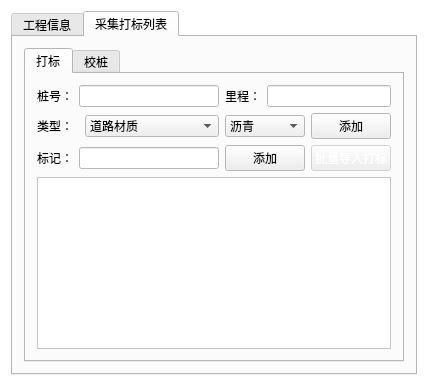
<?xml version="1.0" encoding="UTF-8"?>
<ui version="4.0">
 <class>projectView</class>
 <widget class="QWidget" name="projectView">
  <property name="geometry">
   <rect>
    <x>0</x>
    <y>0</y>
    <width>428</width>
    <height>386</height>
   </rect>
  </property>
  <property name="sizePolicy">
   <sizepolicy hsizetype="Preferred" vsizetype="Minimum">
    <horstretch>0</horstretch>
    <verstretch>0</verstretch>
   </sizepolicy>
  </property>
  <property name="palette">
   <palette>
    <active>
     <colorrole role="WindowText">
      <brush brushstyle="SolidPattern">
       <color alpha="255">
        <red>0</red>
        <green>0</green>
        <blue>0</blue>
       </color>
      </brush>
     </colorrole>
     <colorrole role="Dark">
      <brush brushstyle="SolidPattern">
       <color alpha="255">
        <red>255</red>
        <green>255</green>
        <blue>255</blue>
       </color>
      </brush>
     </colorrole>
     <colorrole role="Text">
      <brush brushstyle="SolidPattern">
       <color alpha="255">
        <red>0</red>
        <green>0</green>
        <blue>0</blue>
       </color>
      </brush>
     </colorrole>
     <colorrole role="ButtonText">
      <brush brushstyle="SolidPattern">
       <color alpha="255">
        <red>0</red>
        <green>0</green>
        <blue>0</blue>
       </color>
      </brush>
     </colorrole>
     <colorrole role="Base">
      <brush brushstyle="SolidPattern">
       <color alpha="255">
        <red>255</red>
        <green>255</green>
        <blue>255</blue>
       </color>
      </brush>
     </colorrole>
     <colorrole role="Window">
      <brush brushstyle="SolidPattern">
       <color alpha="255">
        <red>255</red>
        <green>255</green>
        <blue>255</blue>
       </color>
      </brush>
     </colorrole>
    </active>
    <inactive>
     <colorrole role="WindowText">
      <brush brushstyle="SolidPattern">
       <color alpha="255">
        <red>0</red>
        <green>0</green>
        <blue>0</blue>
       </color>
      </brush>
     </colorrole>
     <colorrole role="Dark">
      <brush brushstyle="SolidPattern">
       <color alpha="255">
        <red>255</red>
        <green>255</green>
        <blue>255</blue>
       </color>
      </brush>
     </colorrole>
     <colorrole role="Text">
      <brush brushstyle="SolidPattern">
       <color alpha="255">
        <red>0</red>
        <green>0</green>
        <blue>0</blue>
       </color>
      </brush>
     </colorrole>
     <colorrole role="ButtonText">
      <brush brushstyle="SolidPattern">
       <color alpha="255">
        <red>0</red>
        <green>0</green>
        <blue>0</blue>
       </color>
      </brush>
     </colorrole>
     <colorrole role="Base">
      <brush brushstyle="SolidPattern">
       <color alpha="255">
        <red>255</red>
        <green>255</green>
        <blue>255</blue>
       </color>
      </brush>
     </colorrole>
     <colorrole role="Window">
      <brush brushstyle="SolidPattern">
       <color alpha="255">
        <red>255</red>
        <green>255</green>
        <blue>255</blue>
       </color>
      </brush>
     </colorrole>
    </inactive>
    <disabled>
     <colorrole role="WindowText">
      <brush brushstyle="SolidPattern">
       <color alpha="255">
        <red>255</red>
        <green>255</green>
        <blue>255</blue>
       </color>
      </brush>
     </colorrole>
     <colorrole role="Dark">
      <brush brushstyle="SolidPattern">
       <color alpha="255">
        <red>255</red>
        <green>255</green>
        <blue>255</blue>
       </color>
      </brush>
     </colorrole>
     <colorrole role="Text">
      <brush brushstyle="SolidPattern">
       <color alpha="255">
        <red>255</red>
        <green>255</green>
        <blue>255</blue>
       </color>
      </brush>
     </colorrole>
     <colorrole role="ButtonText">
      <brush brushstyle="SolidPattern">
       <color alpha="255">
        <red>255</red>
        <green>255</green>
        <blue>255</blue>
       </color>
      </brush>
     </colorrole>
     <colorrole role="Base">
      <brush brushstyle="SolidPattern">
       <color alpha="255">
        <red>255</red>
        <green>255</green>
        <blue>255</blue>
       </color>
      </brush>
     </colorrole>
     <colorrole role="Window">
      <brush brushstyle="SolidPattern">
       <color alpha="255">
        <red>255</red>
        <green>255</green>
        <blue>255</blue>
       </color>
      </brush>
     </colorrole>
    </disabled>
   </palette>
  </property>
  <property name="windowTitle">
   <string>projectView</string>
  </property>
  <layout class="QGridLayout" name="gridLayout_2">
   <item row="0" column="0">
    <widget class="QTabWidget" name="tabWidget">
     <property name="tabShape">
      <enum>QTabWidget::Rounded</enum>
     </property>
     <property name="currentIndex">
      <number>1</number>
     </property>
     <widget class="QWidget" name="tab">
      <property name="sizePolicy">
       <sizepolicy hsizetype="Fixed" vsizetype="Fixed">
        <horstretch>0</horstretch>
        <verstretch>0</verstretch>
       </sizepolicy>
      </property>
      <attribute name="title">
       <string>工程信息</string>
      </attribute>
      <layout class="QGridLayout" name="gridLayout">
       <item row="0" column="0">
        <layout class="QHBoxLayout" name="horizontalLayout_2">
         <property name="spacing">
          <number>6</number>
         </property>
         <item>
          <widget class="QLabel" name="label">
           <property name="sizePolicy">
            <sizepolicy hsizetype="Fixed" vsizetype="Preferred">
             <horstretch>0</horstretch>
             <verstretch>0</verstretch>
            </sizepolicy>
           </property>
           <property name="maximumSize">
            <size>
             <width>60</width>
             <height>16777215</height>
            </size>
           </property>
           <property name="text">
            <string>所在省会：</string>
           </property>
           <property name="alignment">
            <set>Qt::AlignCenter</set>
           </property>
          </widget>
         </item>
         <item>
          <widget class="QLineEdit" name="lineEdit">
           <property name="sizePolicy">
            <sizepolicy hsizetype="Fixed" vsizetype="Fixed">
             <horstretch>0</horstretch>
             <verstretch>0</verstretch>
            </sizepolicy>
           </property>
           <property name="maximumSize">
            <size>
             <width>80</width>
             <height>16777215</height>
            </size>
           </property>
           <property name="text">
            <string>湖北省</string>
           </property>
           <property name="alignment">
            <set>Qt::AlignCenter</set>
           </property>
           <property name="readOnly">
            <bool>true</bool>
           </property>
          </widget>
         </item>
        </layout>
       </item>
       <item row="0" column="1">
        <layout class="QHBoxLayout" name="horizontalLayout_6">
         <item>
          <widget class="QLabel" name="label_5">
           <property name="maximumSize">
            <size>
             <width>60</width>
             <height>16777215</height>
            </size>
           </property>
           <property name="text">
            <string>所在市区：</string>
           </property>
           <property name="alignment">
            <set>Qt::AlignCenter</set>
           </property>
          </widget>
         </item>
         <item>
          <widget class="QLineEdit" name="lineEdit_5">
           <property name="sizePolicy">
            <sizepolicy hsizetype="Fixed" vsizetype="Fixed">
             <horstretch>0</horstretch>
             <verstretch>0</verstretch>
            </sizepolicy>
           </property>
           <property name="maximumSize">
            <size>
             <width>80</width>
             <height>16777215</height>
            </size>
           </property>
           <property name="text">
            <string>武汉市</string>
           </property>
           <property name="alignment">
            <set>Qt::AlignCenter</set>
           </property>
           <property name="readOnly">
            <bool>true</bool>
           </property>
          </widget>
         </item>
        </layout>
       </item>
       <item row="1" column="0">
        <layout class="QHBoxLayout" name="horizontalLayout_3">
         <item>
          <widget class="QLabel" name="label_2">
           <property name="maximumSize">
            <size>
             <width>60</width>
             <height>16777215</height>
            </size>
           </property>
           <property name="text">
            <string>所在县区：</string>
           </property>
           <property name="alignment">
            <set>Qt::AlignCenter</set>
           </property>
          </widget>
         </item>
         <item>
          <widget class="QLineEdit" name="lineEdit_2">
           <property name="sizePolicy">
            <sizepolicy hsizetype="Fixed" vsizetype="Fixed">
             <horstretch>0</horstretch>
             <verstretch>0</verstretch>
            </sizepolicy>
           </property>
           <property name="maximumSize">
            <size>
             <width>80</width>
             <height>16777215</height>
            </size>
           </property>
           <property name="text">
            <string>洪山区</string>
           </property>
           <property name="alignment">
            <set>Qt::AlignCenter</set>
           </property>
           <property name="readOnly">
            <bool>true</bool>
           </property>
          </widget>
         </item>
        </layout>
       </item>
       <item row="1" column="1">
        <layout class="QHBoxLayout" name="horizontalLayout_7">
         <item>
          <widget class="QLabel" name="label_6">
           <property name="maximumSize">
            <size>
             <width>60</width>
             <height>16777215</height>
            </size>
           </property>
           <property name="text">
            <string>所在车道：</string>
           </property>
           <property name="alignment">
            <set>Qt::AlignCenter</set>
           </property>
          </widget>
         </item>
         <item>
          <widget class="QLineEdit" name="lineEdit_6">
           <property name="sizePolicy">
            <sizepolicy hsizetype="Fixed" vsizetype="Fixed">
             <horstretch>0</horstretch>
             <verstretch>0</verstretch>
            </sizepolicy>
           </property>
           <property name="maximumSize">
            <size>
             <width>80</width>
             <height>16777215</height>
            </size>
           </property>
           <property name="text">
            <string>1</string>
           </property>
           <property name="alignment">
            <set>Qt::AlignCenter</set>
           </property>
           <property name="readOnly">
            <bool>true</bool>
           </property>
          </widget>
         </item>
        </layout>
       </item>
       <item row="2" column="0">
        <layout class="QHBoxLayout" name="horizontalLayout_24">
         <item>
          <widget class="QLabel" name="label_3">
           <property name="maximumSize">
            <size>
             <width>60</width>
             <height>16777215</height>
            </size>
           </property>
           <property name="text">
            <string>车道编号：</string>
           </property>
           <property name="alignment">
            <set>Qt::AlignCenter</set>
           </property>
          </widget>
         </item>
         <item>
          <widget class="QLineEdit" name="lineEdit_3">
           <property name="sizePolicy">
            <sizepolicy hsizetype="Fixed" vsizetype="Fixed">
             <horstretch>0</horstretch>
             <verstretch>0</verstretch>
            </sizepolicy>
           </property>
           <property name="minimumSize">
            <size>
             <width>80</width>
             <height>0</height>
            </size>
           </property>
           <property name="maximumSize">
            <size>
             <width>80</width>
             <height>16777215</height>
            </size>
           </property>
           <property name="text">
            <string>00000000</string>
           </property>
           <property name="alignment">
            <set>Qt::AlignCenter</set>
           </property>
           <property name="readOnly">
            <bool>true</bool>
           </property>
          </widget>
         </item>
        </layout>
       </item>
       <item row="2" column="1">
        <layout class="QHBoxLayout" name="horizontalLayout_8">
         <item>
          <widget class="QLabel" name="label_7">
           <property name="maximumSize">
            <size>
             <width>60</width>
             <height>16777215</height>
            </size>
           </property>
           <property name="text">
            <string>道路名称：</string>
           </property>
           <property name="alignment">
            <set>Qt::AlignCenter</set>
           </property>
          </widget>
         </item>
         <item>
          <widget class="QLineEdit" name="lineEdit_7">
           <property name="sizePolicy">
            <sizepolicy hsizetype="Fixed" vsizetype="Fixed">
             <horstretch>0</horstretch>
             <verstretch>0</verstretch>
            </sizepolicy>
           </property>
           <property name="maximumSize">
            <size>
             <width>80</width>
             <height>16777215</height>
            </size>
           </property>
           <property name="text">
            <string>滨湖路藏龙</string>
           </property>
           <property name="alignment">
            <set>Qt::AlignCenter</set>
           </property>
           <property name="readOnly">
            <bool>true</bool>
           </property>
          </widget>
         </item>
        </layout>
       </item>
       <item row="3" column="0">
        <layout class="QHBoxLayout" name="horizontalLayout_15">
         <item>
          <widget class="QLabel" name="label_16">
           <property name="maximumSize">
            <size>
             <width>60</width>
             <height>16777215</height>
            </size>
           </property>
           <property name="text">
            <string>行驶里程：</string>
           </property>
           <property name="alignment">
            <set>Qt::AlignCenter</set>
           </property>
          </widget>
         </item>
         <item>
          <widget class="QLineEdit" name="lineEdit_14">
           <property name="sizePolicy">
            <sizepolicy hsizetype="Fixed" vsizetype="Fixed">
             <horstretch>0</horstretch>
             <verstretch>0</verstretch>
            </sizepolicy>
           </property>
           <property name="maximumSize">
            <size>
             <width>80</width>
             <height>16777215</height>
            </size>
           </property>
           <property name="text">
            <string>000000米</string>
           </property>
           <property name="alignment">
            <set>Qt::AlignCenter</set>
           </property>
           <property name="readOnly">
            <bool>true</bool>
           </property>
          </widget>
         </item>
        </layout>
       </item>
       <item row="3" column="1">
        <layout class="QHBoxLayout" name="horizontalLayout_9">
         <item>
          <widget class="QLabel" name="label_8">
           <property name="maximumSize">
            <size>
             <width>60</width>
             <height>16777215</height>
            </size>
           </property>
           <property name="text">
            <string>行车方向：</string>
           </property>
           <property name="alignment">
            <set>Qt::AlignCenter</set>
           </property>
          </widget>
         </item>
         <item>
          <widget class="QComboBox" name="comboBox">
           <property name="sizePolicy">
            <sizepolicy hsizetype="Fixed" vsizetype="Fixed">
             <horstretch>0</horstretch>
             <verstretch>0</verstretch>
            </sizepolicy>
           </property>
           <property name="maximumSize">
            <size>
             <width>80</width>
             <height>16777215</height>
            </size>
           </property>
           <property name="editable">
            <bool>false</bool>
           </property>
           <property name="currentText">
            <string>上行</string>
           </property>
           <property name="currentIndex">
            <number>0</number>
           </property>
           <item>
            <property name="text">
             <string>上行</string>
            </property>
           </item>
           <item>
            <property name="text">
             <string>下行</string>
            </property>
           </item>
          </widget>
         </item>
        </layout>
       </item>
       <item row="4" column="0">
        <layout class="QHBoxLayout" name="horizontalLayout_17">
         <item>
          <widget class="QLabel" name="label_9">
           <property name="sizePolicy">
            <sizepolicy hsizetype="Fixed" vsizetype="Preferred">
             <horstretch>0</horstretch>
             <verstretch>0</verstretch>
            </sizepolicy>
           </property>
           <property name="maximumSize">
            <size>
             <width>60</width>
             <height>16777215</height>
            </size>
           </property>
           <property name="text">
            <string>采集日期：</string>
           </property>
           <property name="alignment">
            <set>Qt::AlignCenter</set>
           </property>
          </widget>
         </item>
         <item>
          <widget class="QDateEdit" name="dateEdit">
           <property name="sizePolicy">
            <sizepolicy hsizetype="Fixed" vsizetype="Fixed">
             <horstretch>0</horstretch>
             <verstretch>0</verstretch>
            </sizepolicy>
           </property>
           <property name="minimumSize">
            <size>
             <width>90</width>
             <height>0</height>
            </size>
           </property>
           <property name="maximumSize">
            <size>
             <width>80</width>
             <height>16777215</height>
            </size>
           </property>
           <property name="date">
            <date>
             <year>2024</year>
             <month>8</month>
             <day>16</day>
            </date>
           </property>
          </widget>
         </item>
        </layout>
       </item>
       <item row="4" column="1">
        <layout class="QHBoxLayout" name="horizontalLayout_16">
         <item>
          <widget class="QLabel" name="label_10">
           <property name="sizePolicy">
            <sizepolicy hsizetype="Fixed" vsizetype="Preferred">
             <horstretch>0</horstretch>
             <verstretch>0</verstretch>
            </sizepolicy>
           </property>
           <property name="maximumSize">
            <size>
             <width>60</width>
             <height>16777215</height>
            </size>
           </property>
           <property name="text">
            <string>采集时间：</string>
           </property>
           <property name="alignment">
            <set>Qt::AlignCenter</set>
           </property>
          </widget>
         </item>
         <item>
          <widget class="QTimeEdit" name="timeEdit">
           <property name="displayFormat">
            <string>H:mm:ss</string>
           </property>
           <property name="time">
            <time>
             <hour>10</hour>
             <minute>5</minute>
             <second>1</second>
            </time>
           </property>
          </widget>
         </item>
        </layout>
       </item>
       <item row="5" column="0">
        <layout class="QHBoxLayout" name="horizontalLayout_10">
         <item>
          <widget class="QLabel" name="label_11">
           <property name="maximumSize">
            <size>
             <width>60</width>
             <height>16777215</height>
            </size>
           </property>
           <property name="text">
            <string>公路等级：</string>
           </property>
           <property name="alignment">
            <set>Qt::AlignCenter</set>
           </property>
          </widget>
         </item>
         <item>
          <widget class="QLineEdit" name="lineEdit_9">
           <property name="sizePolicy">
            <sizepolicy hsizetype="Fixed" vsizetype="Fixed">
             <horstretch>0</horstretch>
             <verstretch>0</verstretch>
            </sizepolicy>
           </property>
           <property name="maximumSize">
            <size>
             <width>80</width>
             <height>16777215</height>
            </size>
           </property>
           <property name="text">
            <string>高速公路</string>
           </property>
           <property name="alignment">
            <set>Qt::AlignCenter</set>
           </property>
           <property name="readOnly">
            <bool>true</bool>
           </property>
          </widget>
         </item>
        </layout>
       </item>
       <item row="5" column="1">
        <layout class="QHBoxLayout" name="horizontalLayout_13">
         <item>
          <widget class="QLabel" name="label_12">
           <property name="maximumSize">
            <size>
             <width>60</width>
             <height>16777215</height>
            </size>
           </property>
           <property name="text">
            <string>路面材质：</string>
           </property>
           <property name="alignment">
            <set>Qt::AlignCenter</set>
           </property>
          </widget>
         </item>
         <item>
          <widget class="QLineEdit" name="lineEdit_10">
           <property name="sizePolicy">
            <sizepolicy hsizetype="Fixed" vsizetype="Fixed">
             <horstretch>0</horstretch>
             <verstretch>0</verstretch>
            </sizepolicy>
           </property>
           <property name="maximumSize">
            <size>
             <width>80</width>
             <height>16777215</height>
            </size>
           </property>
           <property name="text">
            <string>沥青</string>
           </property>
           <property name="alignment">
            <set>Qt::AlignCenter</set>
           </property>
           <property name="readOnly">
            <bool>true</bool>
           </property>
          </widget>
         </item>
        </layout>
       </item>
       <item row="6" column="0">
        <layout class="QHBoxLayout" name="horizontalLayout_11">
         <item>
          <widget class="QLabel" name="label_13">
           <property name="maximumSize">
            <size>
             <width>60</width>
             <height>16777215</height>
            </size>
           </property>
           <property name="text">
            <string>检测人员：</string>
           </property>
           <property name="alignment">
            <set>Qt::AlignCenter</set>
           </property>
          </widget>
         </item>
         <item>
          <widget class="QLineEdit" name="lineEdit_11">
           <property name="sizePolicy">
            <sizepolicy hsizetype="Fixed" vsizetype="Fixed">
             <horstretch>0</horstretch>
             <verstretch>0</verstretch>
            </sizepolicy>
           </property>
           <property name="maximumSize">
            <size>
             <width>80</width>
             <height>16777215</height>
            </size>
           </property>
           <property name="text">
            <string>XXX</string>
           </property>
           <property name="alignment">
            <set>Qt::AlignCenter</set>
           </property>
           <property name="readOnly">
            <bool>true</bool>
           </property>
          </widget>
         </item>
        </layout>
       </item>
       <item row="6" column="1">
        <layout class="QHBoxLayout" name="horizontalLayout_14">
         <item>
          <widget class="QLabel" name="label_15">
           <property name="maximumSize">
            <size>
             <width>60</width>
             <height>16777215</height>
            </size>
           </property>
           <property name="text">
            <string>天气情况：</string>
           </property>
           <property name="alignment">
            <set>Qt::AlignCenter</set>
           </property>
          </widget>
         </item>
         <item>
          <widget class="QLineEdit" name="lineEdit_13">
           <property name="sizePolicy">
            <sizepolicy hsizetype="Fixed" vsizetype="Fixed">
             <horstretch>0</horstretch>
             <verstretch>0</verstretch>
            </sizepolicy>
           </property>
           <property name="maximumSize">
            <size>
             <width>80</width>
             <height>16777215</height>
            </size>
           </property>
           <property name="text">
            <string>阴天</string>
           </property>
           <property name="alignment">
            <set>Qt::AlignCenter</set>
           </property>
           <property name="readOnly">
            <bool>true</bool>
           </property>
          </widget>
         </item>
        </layout>
       </item>
       <item row="7" column="0">
        <layout class="QHBoxLayout" name="horizontalLayout">
         <item>
          <widget class="QLabel" name="label_4">
           <property name="sizePolicy">
            <sizepolicy hsizetype="Fixed" vsizetype="Preferred">
             <horstretch>0</horstretch>
             <verstretch>0</verstretch>
            </sizepolicy>
           </property>
           <property name="maximumSize">
            <size>
             <width>60</width>
             <height>16777215</height>
            </size>
           </property>
           <property name="text">
            <string>起点桩号：</string>
           </property>
           <property name="alignment">
            <set>Qt::AlignCenter</set>
           </property>
          </widget>
         </item>
         <item>
          <widget class="QLineEdit" name="lineEdit_4">
           <property name="sizePolicy">
            <sizepolicy hsizetype="Fixed" vsizetype="Fixed">
             <horstretch>0</horstretch>
             <verstretch>0</verstretch>
            </sizepolicy>
           </property>
           <property name="minimumSize">
            <size>
             <width>0</width>
             <height>0</height>
            </size>
           </property>
           <property name="maximumSize">
            <size>
             <width>80</width>
             <height>16777215</height>
            </size>
           </property>
           <property name="text">
            <string>K0000+000</string>
           </property>
           <property name="alignment">
            <set>Qt::AlignCenter</set>
           </property>
           <property name="readOnly">
            <bool>true</bool>
           </property>
          </widget>
         </item>
        </layout>
       </item>
       <item row="7" column="1">
        <layout class="QHBoxLayout" name="horizontalLayout_12">
         <item>
          <widget class="QLabel" name="label_14">
           <property name="maximumSize">
            <size>
             <width>60</width>
             <height>16777215</height>
            </size>
           </property>
           <property name="text">
            <string>终点桩号：</string>
           </property>
           <property name="alignment">
            <set>Qt::AlignCenter</set>
           </property>
          </widget>
         </item>
         <item>
          <widget class="QLineEdit" name="lineEdit_12">
           <property name="sizePolicy">
            <sizepolicy hsizetype="Fixed" vsizetype="Fixed">
             <horstretch>0</horstretch>
             <verstretch>0</verstretch>
            </sizepolicy>
           </property>
           <property name="maximumSize">
            <size>
             <width>80</width>
             <height>16777215</height>
            </size>
           </property>
           <property name="text">
            <string>K0000+000</string>
           </property>
           <property name="alignment">
            <set>Qt::AlignCenter</set>
           </property>
           <property name="readOnly">
            <bool>true</bool>
           </property>
          </widget>
         </item>
        </layout>
       </item>
       <item row="8" column="0">
        <layout class="QHBoxLayout" name="horizontalLayout_22">
         <item>
          <widget class="QLabel" name="label_23">
           <property name="maximumSize">
            <size>
             <width>60</width>
             <height>16777215</height>
            </size>
           </property>
           <property name="text">
            <string>有效起点：</string>
           </property>
          </widget>
         </item>
         <item>
          <widget class="QLineEdit" name="lineEdit_19">
           <property name="maximumSize">
            <size>
             <width>80</width>
             <height>16777215</height>
            </size>
           </property>
           <property name="text">
            <string>未设置</string>
           </property>
           <property name="alignment">
            <set>Qt::AlignCenter</set>
           </property>
           <property name="readOnly">
            <bool>true</bool>
           </property>
          </widget>
         </item>
        </layout>
       </item>
       <item row="8" column="1">
        <layout class="QHBoxLayout" name="horizontalLayout_23">
         <item>
          <widget class="QLabel" name="label_24">
           <property name="maximumSize">
            <size>
             <width>60</width>
             <height>16777215</height>
            </size>
           </property>
           <property name="text">
            <string>有效终点：</string>
           </property>
          </widget>
         </item>
         <item>
          <widget class="QLineEdit" name="lineEdit_20">
           <property name="maximumSize">
            <size>
             <width>80</width>
             <height>16777215</height>
            </size>
           </property>
           <property name="text">
            <string>未设置</string>
           </property>
           <property name="alignment">
            <set>Qt::AlignCenter</set>
           </property>
           <property name="readOnly">
            <bool>true</bool>
           </property>
          </widget>
         </item>
        </layout>
       </item>
      </layout>
     </widget>
     <widget class="QWidget" name="tab_2">
      <attribute name="title">
       <string>采集打标列表</string>
      </attribute>
      <layout class="QHBoxLayout" name="horizontalLayout_4">
       <item>
        <widget class="QTabWidget" name="tabWidget_2">
         <property name="currentIndex">
          <number>0</number>
         </property>
         <widget class="QWidget" name="tab_3">
          <attribute name="title">
           <string>打标</string>
          </attribute>
          <layout class="QVBoxLayout" name="verticalLayout_2">
           <item>
            <layout class="QGridLayout" name="gridLayout_4">
             <item row="0" column="0" colspan="2">
              <layout class="QHBoxLayout" name="horizontalLayout_19">
               <item>
                <widget class="QLabel" name="label_19">
                 <property name="text">
                  <string>桩号：</string>
                 </property>
                </widget>
               </item>
               <item>
                <widget class="QLineEdit" name="lineEdit_16"/>
               </item>
              </layout>
             </item>
             <item row="0" column="2" colspan="2">
              <layout class="QHBoxLayout" name="horizontalLayout_20">
               <item>
                <widget class="QLabel" name="label_20">
                 <property name="text">
                  <string>里程：</string>
                 </property>
                </widget>
               </item>
               <item>
                <widget class="QLineEdit" name="lineEdit_17">
                 <property name="enabled">
                  <bool>false</bool>
                 </property>
                </widget>
               </item>
              </layout>
             </item>
             <item row="1" column="0" colspan="2">
              <layout class="QHBoxLayout" name="horizontalLayout_21">
               <item>
                <widget class="QLabel" name="label_21">
                 <property name="text">
                  <string>类型：</string>
                 </property>
                </widget>
               </item>
               <item>
                <widget class="QComboBox" name="comboBox_2">
                 <property name="currentText">
                  <string>道路材质</string>
                 </property>
                 <item>
                  <property name="text">
                   <string>道路材质</string>
                  </property>
                 </item>
                 <item>
                  <property name="text">
                   <string>道路单元</string>
                  </property>
                 </item>
                 <item>
                  <property name="text">
                   <string>道路等级</string>
                  </property>
                 </item>
                 <item>
                  <property name="text">
                   <string>路面标准(暂不可用)</string>
                  </property>
                 </item>
                 <item>
                  <property name="text">
                   <string>路面情况</string>
                  </property>
                 </item>
                </widget>
               </item>
              </layout>
             </item>
             <item row="1" column="3">
              <widget class="QPushButton" name="pushButton_5">
               <property name="text">
                <string>添加</string>
               </property>
              </widget>
             </item>
             <item row="2" column="0">
              <widget class="QLabel" name="label_22">
               <property name="text">
                <string>标记：</string>
               </property>
              </widget>
             </item>
             <item row="2" column="3">
              <widget class="QPushButton" name="pushButton_6">
               <property name="enabled">
                <bool>false</bool>
               </property>
               <property name="text">
                <string>批量导入打标</string>
               </property>
              </widget>
             </item>
             <item row="2" column="1">
              <widget class="QLineEdit" name="lineEdit_18">
               <property name="enabled">
                <bool>false</bool>
               </property>
              </widget>
             </item>
             <item row="1" column="2">
              <widget class="QComboBox" name="comboBox_3">
               <item>
                <property name="text">
                 <string>沥青</string>
                </property>
               </item>
               <item>
                <property name="text">
                 <string>水泥</string>
                </property>
               </item>
              </widget>
             </item>
             <item row="2" column="2">
              <widget class="QPushButton" name="pushButton_7">
               <property name="text">
                <string>添加</string>
               </property>
              </widget>
             </item>
            </layout>
           </item>
           <item>
            <widget class="QTableWidget" name="markTableWidget"/>
           </item>
          </layout>
         </widget>
         <widget class="QWidget" name="tab_4">
          <attribute name="title">
           <string>校桩</string>
          </attribute>
          <layout class="QVBoxLayout" name="verticalLayout">
           <item>
            <layout class="QGridLayout" name="gridLayout_3">
             <item row="0" column="0">
              <layout class="QHBoxLayout" name="horizontalLayout_5">
               <item>
                <widget class="QLabel" name="label_17">
                 <property name="text">
                  <string>桩号：</string>
                 </property>
                </widget>
               </item>
               <item>
                <widget class="QLineEdit" name="lineEdit_8"/>
               </item>
              </layout>
             </item>
             <item row="0" column="1">
              <layout class="QHBoxLayout" name="horizontalLayout_18">
               <item>
                <widget class="QLabel" name="label_18">
                 <property name="text">
                  <string>里程：</string>
                 </property>
                </widget>
               </item>
               <item>
                <widget class="QLineEdit" name="lineEdit_15"/>
               </item>
              </layout>
             </item>
             <item row="1" column="0">
              <widget class="QPushButton" name="pushButton_3">
               <property name="text">
                <string>添加</string>
               </property>
              </widget>
             </item>
             <item row="1" column="1">
              <widget class="QPushButton" name="pushButton_4">
               <property name="text">
                <string>重载工程</string>
               </property>
              </widget>
             </item>
            </layout>
           </item>
           <item>
            <widget class="QTableWidget" name="pileTableWidget"/>
           </item>
          </layout>
         </widget>
        </widget>
       </item>
      </layout>
     </widget>
    </widget>
   </item>
  </layout>
 </widget>
 <layoutdefault spacing="6" margin="11"/>
 <resources/>
 <connections/>
</ui>
